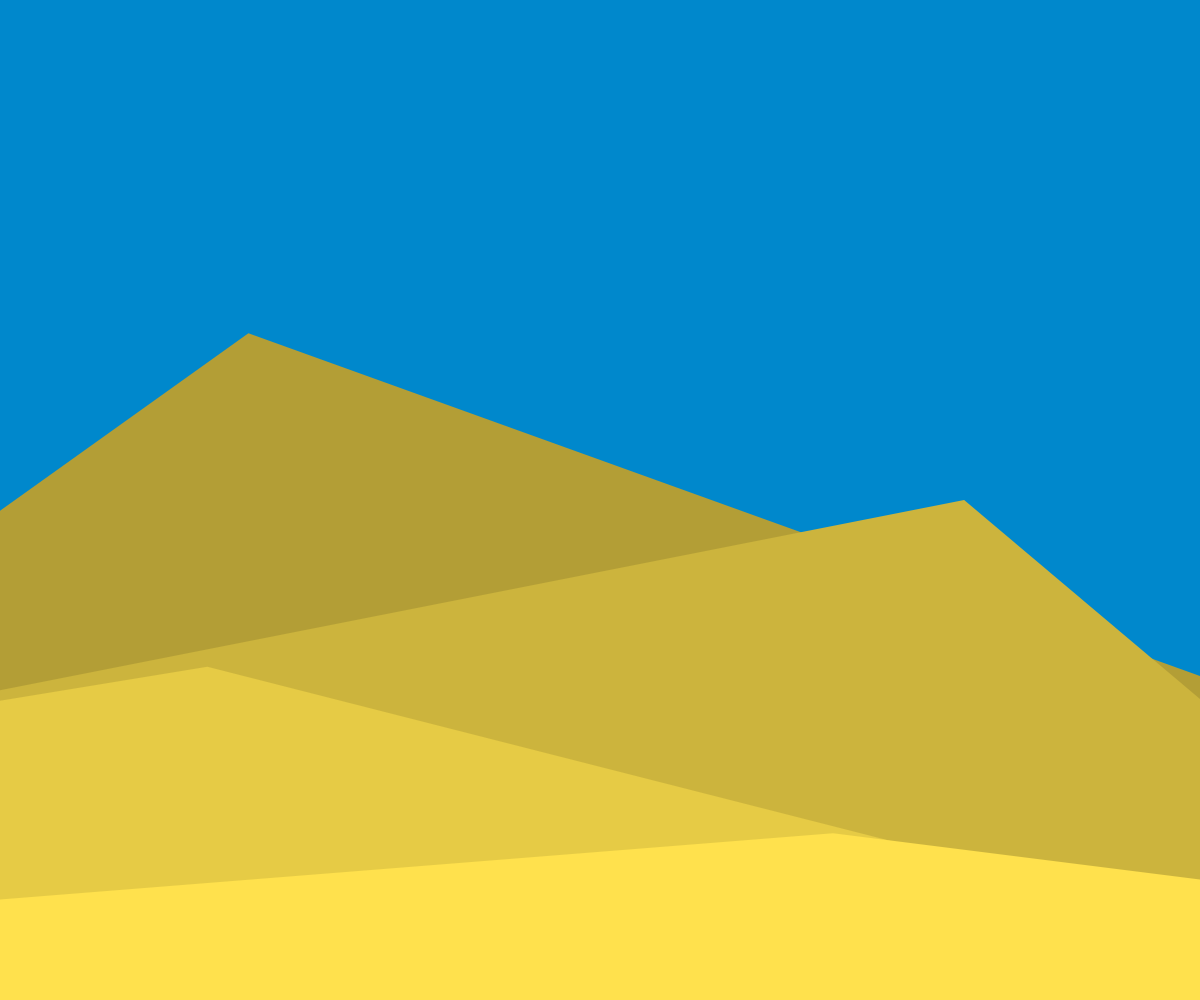
Frame 1 (no input)
Frame 2 (the mouse pressed at the canvas centre, redrawn once): identical to frame 1, image omitted

The p5.js sketch that drew this single still picture (run headless with seeded random() and noise() and a simulated clock; the mouse was pressed at the canvas centre and the sketch redrawn once):

// p5.js sketch
// ── sketch.js
let sandMt = [];

function setup() {
	createCanvas(windowWidth, windowHeight);
	colorMode(HSB);
	for (let i = 0; i < 4; i++) {
		sandMt[i] = new DrawSandMt();
	}
}

function draw() {
	background(200, 100, 80);
	sandMt[0].display(height / 3, 70);
	sandMt[1].display(height / 2, 80);
	sandMt[2].display(height / 1.5, 90);
	sandMt[3].display(height / 1.2, 100);
	noLoop();
}

class DrawSandMt {
	constructor() {
		this.x1 = random(-width * 2, 0);
		this.x2 = random(0, width);
		this.x3 = random(width, width * 2);
	}
	display(mtHeight, b) {
		this.mtHeight = mtHeight;
		this.b = b;
		noStroke();
		strokeWeight(1);
		fill(50, 70, b);
		beginShape();
		vertex(this.x1, height);
		vertex(this.x1, height);
		vertex(this.x2, this.mtHeight);
		vertex(this.x3, height);
		vertex(this.x3, height);
		endShape();
	}
}

function windowResized() {
	resizeCanvas(windowWidth, windowHeight);
	for (let i = 0; i < 4; i++) {
		sandMt[i] = new DrawSandMt();
	}
}
